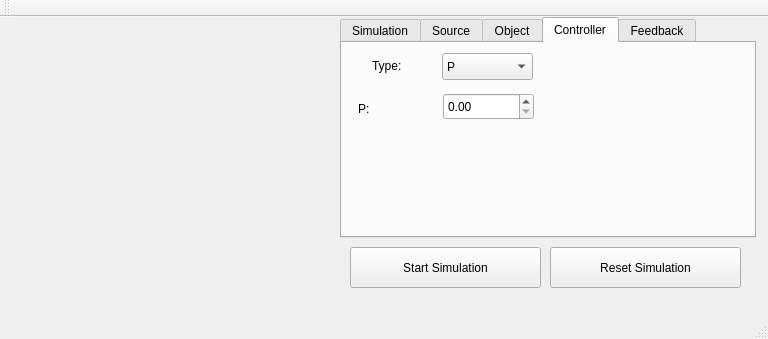
<?xml version="1.0" encoding="UTF-8"?>
<ui version="4.0">
 <class>MainWindow</class>
 <widget class="QMainWindow" name="MainWindow">
  <property name="geometry">
   <rect>
    <x>0</x>
    <y>0</y>
    <width>768</width>
    <height>339</height>
   </rect>
  </property>
  <property name="windowTitle">
   <string>MainWindow</string>
  </property>
  <widget class="QWidget" name="centralWidget">
   <widget class="LivePlot" name="plot1" native="true">
    <property name="geometry">
     <rect>
      <x>10</x>
      <y>10</y>
      <width>311</width>
      <height>121</height>
     </rect>
    </property>
   </widget>
   <widget class="LivePlot" name="plot2" native="true">
    <property name="geometry">
     <rect>
      <x>10</x>
      <y>140</y>
      <width>311</width>
      <height>121</height>
     </rect>
    </property>
   </widget>
   <widget class="QTabWidget" name="tabWidget">
    <property name="geometry">
     <rect>
      <x>340</x>
      <y>0</y>
      <width>416</width>
      <height>221</height>
     </rect>
    </property>
    <property name="currentIndex">
     <number>3</number>
    </property>
    <widget class="QWidget" name="tab_simulation">
     <attribute name="title">
      <string>Simulation</string>
     </attribute>
     <widget class="QFrame" name="simFrame">
      <property name="geometry">
       <rect>
        <x>10</x>
        <y>10</y>
        <width>191</width>
        <height>81</height>
       </rect>
      </property>
      <property name="frameShape">
       <enum>QFrame::StyledPanel</enum>
      </property>
      <property name="frameShadow">
       <enum>QFrame::Raised</enum>
      </property>
      <widget class="QRadioButton" name="contSimRadio">
       <property name="geometry">
        <rect>
         <x>10</x>
         <y>10</y>
         <width>181</width>
         <height>22</height>
        </rect>
       </property>
       <property name="text">
        <string>Continous simulation</string>
       </property>
       <property name="checked">
        <bool>true</bool>
       </property>
      </widget>
      <widget class="QRadioButton" name="stepSimRadio">
       <property name="geometry">
        <rect>
         <x>10</x>
         <y>41</y>
         <width>141</width>
         <height>21</height>
        </rect>
       </property>
       <property name="text">
        <string>Step Simulation</string>
       </property>
      </widget>
     </widget>
     <widget class="QFrame" name="stepFrame">
      <property name="enabled">
       <bool>false</bool>
      </property>
      <property name="geometry">
       <rect>
        <x>210</x>
        <y>10</y>
        <width>191</width>
        <height>81</height>
       </rect>
      </property>
      <property name="frameShape">
       <enum>QFrame::StyledPanel</enum>
      </property>
      <property name="frameShadow">
       <enum>QFrame::Raised</enum>
      </property>
      <widget class="QLabel" name="label">
       <property name="geometry">
        <rect>
         <x>10</x>
         <y>10</y>
         <width>121</width>
         <height>21</height>
        </rect>
       </property>
       <property name="text">
        <string>Number of steps</string>
       </property>
      </widget>
      <widget class="QLineEdit" name="stepNoEdit">
       <property name="geometry">
        <rect>
         <x>10</x>
         <y>40</y>
         <width>121</width>
         <height>31</height>
        </rect>
       </property>
       <property name="text">
        <string>1</string>
       </property>
      </widget>
     </widget>
     <widget class="QFrame" name="samplingFrame">
      <property name="enabled">
       <bool>true</bool>
      </property>
      <property name="geometry">
       <rect>
        <x>10</x>
        <y>100</y>
        <width>391</width>
        <height>61</height>
       </rect>
      </property>
      <property name="frameShape">
       <enum>QFrame::StyledPanel</enum>
      </property>
      <property name="frameShadow">
       <enum>QFrame::Raised</enum>
      </property>
      <widget class="QLabel" name="label_3">
       <property name="geometry">
        <rect>
         <x>10</x>
         <y>10</y>
         <width>141</width>
         <height>21</height>
        </rect>
       </property>
       <property name="text">
        <string>Sampling speed(ms):</string>
       </property>
      </widget>
      <widget class="QSlider" name="samplingSlider">
       <property name="geometry">
        <rect>
         <x>10</x>
         <y>30</y>
         <width>371</width>
         <height>31</height>
        </rect>
       </property>
       <property name="minimum">
        <number>10</number>
       </property>
       <property name="maximum">
        <number>1000</number>
       </property>
       <property name="orientation">
        <enum>Qt::Horizontal</enum>
       </property>
      </widget>
      <widget class="QLabel" name="samplingLabel">
       <property name="geometry">
        <rect>
         <x>160</x>
         <y>10</y>
         <width>67</width>
         <height>21</height>
        </rect>
       </property>
       <property name="text">
        <string>10</string>
       </property>
      </widget>
     </widget>
    </widget>
    <widget class="QWidget" name="tab_source">
     <attribute name="title">
      <string>Source</string>
     </attribute>
     <widget class="QListWidget" name="listWidget_sources">
      <property name="geometry">
       <rect>
        <x>10</x>
        <y>10</y>
        <width>191</width>
        <height>171</height>
       </rect>
      </property>
     </widget>
     <widget class="QComboBox" name="comboBox_source">
      <property name="geometry">
       <rect>
        <x>204</x>
        <y>6</y>
        <width>201</width>
        <height>31</height>
       </rect>
      </property>
      <item>
       <property name="text">
        <string>Step</string>
       </property>
      </item>
      <item>
       <property name="text">
        <string>Impuls</string>
       </property>
      </item>
      <item>
       <property name="text">
        <string>Sinus</string>
       </property>
      </item>
      <item>
       <property name="text">
        <string>Square</string>
       </property>
      </item>
      <item>
       <property name="text">
        <string>Triangle</string>
       </property>
      </item>
      <item>
       <property name="text">
        <string>Noise</string>
       </property>
      </item>
     </widget>
     <widget class="QStackedWidget" name="stackedWidget">
      <property name="geometry">
       <rect>
        <x>209</x>
        <y>40</y>
        <width>191</width>
        <height>101</height>
       </rect>
      </property>
      <property name="currentIndex">
       <number>0</number>
      </property>
      <widget class="QWidget" name="page_1">
       <widget class="QDoubleSpinBox" name="doubleSpinBox_amplitude1">
        <property name="geometry">
         <rect>
          <x>120</x>
          <y>10</y>
          <width>62</width>
          <height>27</height>
         </rect>
        </property>
       </widget>
       <widget class="QLabel" name="label_2">
        <property name="geometry">
         <rect>
          <x>10</x>
          <y>11</y>
          <width>101</width>
          <height>21</height>
         </rect>
        </property>
        <property name="text">
         <string>Amplitude:</string>
        </property>
       </widget>
      </widget>
      <widget class="QWidget" name="page_2">
       <widget class="QDoubleSpinBox" name="doubleSpinBox_amplitude2">
        <property name="geometry">
         <rect>
          <x>120</x>
          <y>10</y>
          <width>62</width>
          <height>27</height>
         </rect>
        </property>
       </widget>
       <widget class="QDoubleSpinBox" name="doubleSpinBox_frequency2">
        <property name="geometry">
         <rect>
          <x>120</x>
          <y>40</y>
          <width>62</width>
          <height>27</height>
         </rect>
        </property>
       </widget>
       <widget class="QLabel" name="label_6">
        <property name="geometry">
         <rect>
          <x>10</x>
          <y>11</y>
          <width>101</width>
          <height>21</height>
         </rect>
        </property>
        <property name="text">
         <string>Amplitude:</string>
        </property>
       </widget>
       <widget class="QLabel" name="label_8">
        <property name="geometry">
         <rect>
          <x>10</x>
          <y>42</y>
          <width>101</width>
          <height>20</height>
         </rect>
        </property>
        <property name="text">
         <string>Frequency:</string>
        </property>
       </widget>
      </widget>
      <widget class="QWidget" name="page_3">
       <widget class="QDoubleSpinBox" name="doubleSpinBox_amplitude3">
        <property name="geometry">
         <rect>
          <x>120</x>
          <y>10</y>
          <width>62</width>
          <height>27</height>
         </rect>
        </property>
       </widget>
       <widget class="QDoubleSpinBox" name="doubleSpinBox_frequency3">
        <property name="geometry">
         <rect>
          <x>120</x>
          <y>40</y>
          <width>62</width>
          <height>27</height>
         </rect>
        </property>
       </widget>
       <widget class="QDoubleSpinBox" name="doubleSpinBox_dutycycle3">
        <property name="geometry">
         <rect>
          <x>120</x>
          <y>70</y>
          <width>62</width>
          <height>27</height>
         </rect>
        </property>
       </widget>
       <widget class="QLabel" name="label_7">
        <property name="geometry">
         <rect>
          <x>10</x>
          <y>12</y>
          <width>101</width>
          <height>20</height>
         </rect>
        </property>
        <property name="text">
         <string>Amplitude:</string>
        </property>
       </widget>
       <widget class="QLabel" name="label_9">
        <property name="geometry">
         <rect>
          <x>10</x>
          <y>41</y>
          <width>101</width>
          <height>21</height>
         </rect>
        </property>
        <property name="text">
         <string>Frequency:</string>
        </property>
       </widget>
       <widget class="QLabel" name="label_10">
        <property name="geometry">
         <rect>
          <x>10</x>
          <y>72</y>
          <width>101</width>
          <height>20</height>
         </rect>
        </property>
        <property name="text">
         <string>Dutycycle:</string>
        </property>
       </widget>
      </widget>
     </widget>
     <widget class="QPushButton" name="pushButton_addSource">
      <property name="geometry">
       <rect>
        <x>210</x>
        <y>150</y>
        <width>91</width>
        <height>27</height>
       </rect>
      </property>
      <property name="text">
       <string>Add</string>
      </property>
     </widget>
     <widget class="QPushButton" name="pushButton_removeSource">
      <property name="geometry">
       <rect>
        <x>310</x>
        <y>150</y>
        <width>91</width>
        <height>27</height>
       </rect>
      </property>
      <property name="text">
       <string>Remove</string>
      </property>
     </widget>
    </widget>
    <widget class="QWidget" name="tab_object">
     <attribute name="title">
      <string>Object</string>
     </attribute>
     <widget class="QPushButton" name="getConfigBtn">
      <property name="geometry">
       <rect>
        <x>10</x>
        <y>10</y>
        <width>191</width>
        <height>41</height>
       </rect>
      </property>
      <property name="text">
       <string>Get Config</string>
      </property>
     </widget>
     <widget class="QComboBox" name="comboBoxObject">
      <property name="geometry">
       <rect>
        <x>10</x>
        <y>90</y>
        <width>191</width>
        <height>41</height>
       </rect>
      </property>
     </widget>
     <widget class="QLabel" name="label_4">
      <property name="geometry">
       <rect>
        <x>10</x>
        <y>60</y>
        <width>191</width>
        <height>21</height>
       </rect>
      </property>
      <property name="text">
       <string>Chose object:</string>
      </property>
     </widget>
    </widget>
    <widget class="QWidget" name="tab_controller">
     <attribute name="title">
      <string>Controller</string>
     </attribute>
     <widget class="QComboBox" name="comboBox">
      <property name="geometry">
       <rect>
        <x>100</x>
        <y>10</y>
        <width>91</width>
        <height>27</height>
       </rect>
      </property>
      <item>
       <property name="text">
        <string>P</string>
       </property>
      </item>
     </widget>
     <widget class="QLabel" name="label_5">
      <property name="geometry">
       <rect>
        <x>30</x>
        <y>12</y>
        <width>67</width>
        <height>21</height>
       </rect>
      </property>
      <property name="text">
       <string>Type:</string>
      </property>
     </widget>
     <widget class="QStackedWidget" name="stackedWidget_2">
      <property name="geometry">
       <rect>
        <x>0</x>
        <y>40</y>
        <width>201</width>
        <height>141</height>
       </rect>
      </property>
      <widget class="QWidget" name="page">
       <widget class="QDoubleSpinBox" name="doubleSpinBox_P_P">
        <property name="geometry">
         <rect>
          <x>101</x>
          <y>10</y>
          <width>91</width>
          <height>27</height>
         </rect>
        </property>
       </widget>
       <widget class="QLabel" name="label_11">
        <property name="geometry">
         <rect>
          <x>16</x>
          <y>16</y>
          <width>71</width>
          <height>20</height>
         </rect>
        </property>
        <property name="text">
         <string>P:</string>
        </property>
       </widget>
      </widget>
      <widget class="QWidget" name="page_4"/>
     </widget>
    </widget>
    <widget class="QWidget" name="tab_feedback">
     <attribute name="title">
      <string>Feedback</string>
     </attribute>
     <widget class="QCheckBox" name="checkBox_feedback">
      <property name="geometry">
       <rect>
        <x>20</x>
        <y>10</y>
        <width>381</width>
        <height>22</height>
       </rect>
      </property>
      <property name="text">
       <string>Enable Feed Back</string>
      </property>
     </widget>
    </widget>
   </widget>
   <widget class="QPushButton" name="simBtn">
    <property name="geometry">
     <rect>
      <x>350</x>
      <y>230</y>
      <width>191</width>
      <height>41</height>
     </rect>
    </property>
    <property name="text">
     <string>Start Simulation</string>
    </property>
   </widget>
   <widget class="QPushButton" name="resetBtn">
    <property name="geometry">
     <rect>
      <x>550</x>
      <y>230</y>
      <width>191</width>
      <height>41</height>
     </rect>
    </property>
    <property name="text">
     <string>Reset Simulation</string>
    </property>
   </widget>
  </widget>
  <widget class="QMenuBar" name="menuBar">
   <property name="geometry">
    <rect>
     <x>0</x>
     <y>0</y>
     <width>768</width>
     <height>25</height>
    </rect>
   </property>
  </widget>
  <widget class="QToolBar" name="mainToolBar">
   <attribute name="toolBarArea">
    <enum>TopToolBarArea</enum>
   </attribute>
   <attribute name="toolBarBreak">
    <bool>false</bool>
   </attribute>
  </widget>
  <widget class="QStatusBar" name="statusBar"/>
 </widget>
 <layoutdefault spacing="6" margin="11"/>
 <customwidgets>
  <customwidget>
   <class>LivePlot</class>
   <extends>QWidget</extends>
   <header>gui/liveplot.h</header>
  </customwidget>
 </customwidgets>
 <resources/>
 <connections/>
</ui>
